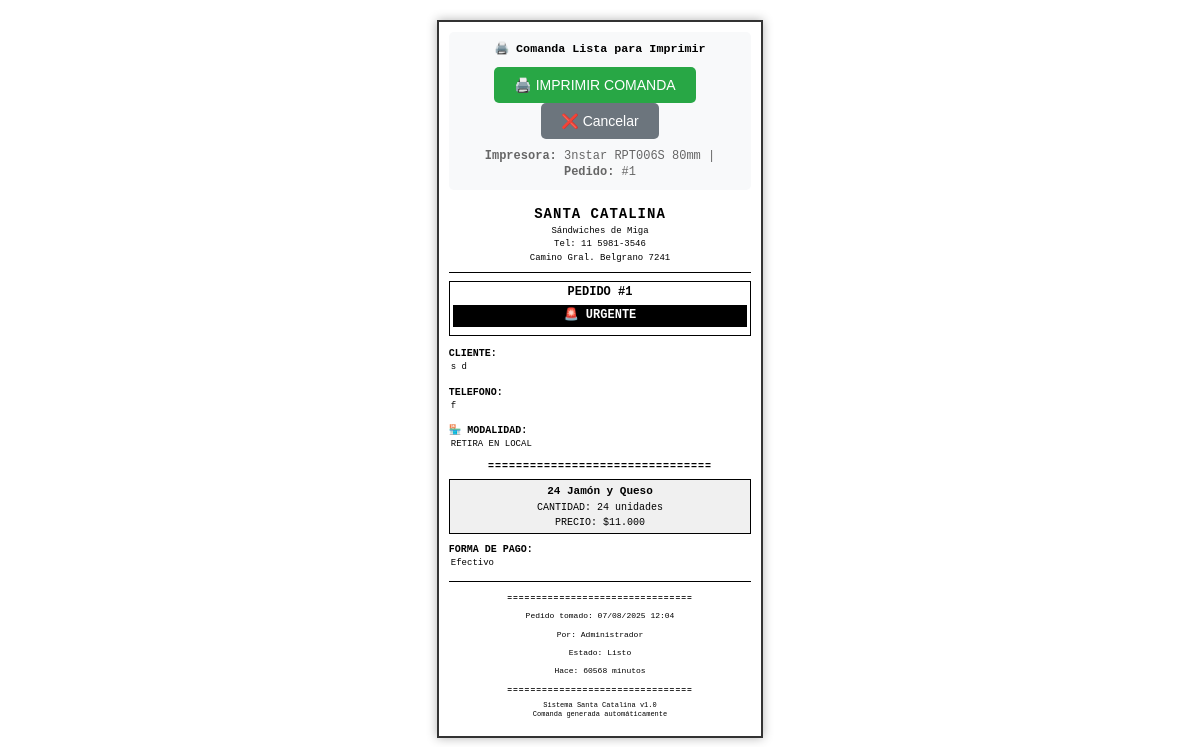
/admin/modules/impresion/comanda.php?pedido=1 (signed in), run on the app's committed database.
### tables this page shows
CREATE TABLE `pedidos` (
  `id` int(11) NOT NULL,
  `nombre` varchar(100) NOT NULL,
  `apellido` varchar(100) NOT NULL,
  `telefono` varchar(20) NOT NULL,
  `direccion` text DEFAULT NULL,
  `producto` varchar(100) NOT NULL,
  `cantidad` int(11) NOT NULL,
  `precio` decimal(10,2) NOT NULL,
  `forma_pago` enum('Efectivo','Transferencia') DEFAULT 'Efectivo',
  `modalidad` enum('Retira','Delivery') DEFAULT 'Retira',
  `ubicacion` enum('Local 1','Fábrica') DEFAULT 'Fábrica' COMMENT 'Ubicación donde se procesa el pedido',
  `estado` enum('Pendiente','Preparando','Listo','Entregado') DEFAULT 'Pendiente',
  `observaciones` text DEFAULT NULL,
  `cliente_fijo_id` int(11) DEFAULT NULL,
  `impreso` tinyint(1) DEFAULT 0,
  `created_at` timestamp NULL DEFAULT current_timestamp(),
  `updated_at` timestamp NULL DEFAULT current_timestamp() ON UPDATE current_timestamp(),
  `fecha_entrega` date DEFAULT NULL COMMENT 'Fecha para cuando es el pedido',
  `hora_entrega` time DEFAULT NULL COMMENT 'Hora para cuando es el pedido',
  `notas_horario` text DEFAULT NULL COMMENT 'Observaciones sobre horario/entrega',
  `fecha_pedido` datetime DEFAULT current_timestamp() COMMENT 'Cuándo se tomó el pedido (puede ser diferente de created_at para casos especiales)',
  `prioridad` enum('normal','prioridad','urgente') DEFAULT 'normal' COMMENT 'Prioridad manual asignada por admin',
  `prioridad_notas` text DEFAULT NULL COMMENT 'Notas sobre por qué se asignó esta prioridad',
  `es_personalizado_complejo` tinyint(1) DEFAULT 0 COMMENT 'Si usa la tabla pedido_detalles para precios mixtos',
  `impresion_automatica` tinyint(1) DEFAULT 0,
  `fecha_impresion_auto` timestamp NULL DEFAULT NULL,
  `pc_impresion` varchar(100) DEFAULT NULL
);

### admin/config.php (called while the page is built, shortened)
<?php
function formatPrice($price) {
    return '$' . number_format($price, 0, ',', '.');
}
?>

### admin/modules/impresion/comanda.php (the view, shortened to what this page needs)
<?php
require_once '../../config.php';
$pedido_id = isset($_GET['pedido']) ? (int)$_GET['pedido'] : 0;
$pdo = getConnection();
$stmt = $pdo->prepare("
    SELECT p.*, cf.nombre as cliente_fijo_nombre, cf.apellido as cliente_fijo_apellido
    FROM pedidos p
    LEFT JOIN clientes_fijos cf ON p.cliente_fijo_id = cf.id
    WHERE p.id = ?
");
$stmt->execute([$pedido_id]);
$pedido = $stmt->fetch();
$minutos_transcurridos = round((time() - strtotime($pedido['created_at'])) / 60);
$urgencia = '';
if ($minutos_transcurridos > 60) {
    $urgencia = '🚨 URGENTE';
} elseif ($minutos_transcurridos > 30) {
    $urgencia = '⚠️ PRIORIDAD';
    $urgencia_class = 'prioridad';
}
$es_cliente_fijo = !empty($pedido['cliente_fijo_nombre']);
$nombre_completo = $es_cliente_fijo
    ? $pedido['cliente_fijo_nombre'] . ' ' . $pedido['cliente_fijo_apellido']
    : $pedido['nombre'] . ' ' . $pedido['apellido'];
?>
<!DOCTYPE html>
<html lang="es">
<head>
</head>
<body>
    <div class="no-print" style="text-align: center; margin-bottom: 15px; padding: 10px; background: #f8f9fa; border-radius: 5px;">
        <h3 style="margin: 0 0 10px 0;">🖨️ Comanda Lista para Imprimir</h3>
        <button onclick="imprimirYCerrar()" style="background: #28a745; color: white; border: none; padding: 10px 20px; border-radius: 5px; cursor: pointer; margin-right: 10px; font-size: 14px;">
            🖨️ IMPRIMIR COMANDA
        </button>
        <button onclick="window.close()" style="background: #6c757d; color: white; border: none; padding: 10px 20px; border-radius: 5px; cursor: pointer; font-size: 14px;">
            ❌ Cancelar
        </button>
        <div style="margin-top: 10px; font-size: 12px; color: #666;">
            <strong>Impresora:</strong> 3nstar RPT006S 80mm | <strong>Pedido:</strong> #<?= $pedido['id'] ?>
        </div>
    </div>
    <div class="comanda-header">
        <h1>SANTA CATALINA</h1>
        <p>Sándwiches de Miga</p>
        <p>Tel: 11 5981-3546</p>
        <p>Camino Gral. Belgrano 7241</p>
    </div>
    <div class="pedido-numero">
        PEDIDO #<?= $pedido['id'] ?>
        <?php if ($urgencia): ?>
            <div class="urgencia"><?= $urgencia ?></div>
        <?php endif; ?>
    </div>
    <div class="seccion">
        <div class="seccion-titulo">CLIENTE:</div>
        <div class="seccion-contenido">
            <?= htmlspecialchars($nombre_completo) ?>
        </div>
    </div>
    <div class="seccion">
        <div class="seccion-titulo">TELEFONO:</div>
        <div class="seccion-contenido"><?= htmlspecialchars($pedido['telefono']) ?></div>
    </div>
    <?php if ($pedido['modalidad'] === 'Delivery'): ?>
        <div class="seccion">
            <div class="seccion-titulo">🚚 DELIVERY:</div>
            <div class="seccion-contenido">
                <?= htmlspecialchars($pedido['direccion'] ?: 'SIN DIRECCION - CONFIRMAR') ?>
            </div>
        </div>
    <?php else: ?>
        <div class="seccion">
            <div class="seccion-titulo">🏪 MODALIDAD:</div>
            <div class="seccion-contenido">RETIRA EN LOCAL</div>
        </div>
    <?php endif; ?>
    <div class="separador">================================</div>
    <div class="producto-principal">
        <div style="font-weight: bold; font-size: 11px; margin-bottom: 3px;">
            <?= htmlspecialchars($pedido['producto']) ?>
        </div>
        <div style="font-size: 10px;">
            CANTIDAD: <?= $pedido['cantidad'] ?> unidades
        </div>
        <div style="font-size: 10px; margin-top: 2px;">
            PRECIO: <?= formatPrice($pedido['precio']) ?>
        </div>
    </div>
    <div class="seccion">
        <div class="seccion-titulo">FORMA DE PAGO:</div>
        <div class="seccion-contenido"><?= htmlspecialchars($pedido['forma_pago']) ?></div>
    </div>
    <div class="footer">
        <div class="separador">================================</div>
        <p>Pedido tomado: <?= date('d/m/Y H:i', strtotime($pedido['created_at'])) ?></p>
        <p>Por: <?= htmlspecialchars($_SESSION['admin_name'] ?? 'Sistema') ?></p>
        <p>Estado: <?= $pedido['estado'] ?></p>
        <?php if ($minutos_transcurridos > 0): ?>
            <p>Hace: <?= $minutos_transcurridos ?> minutos</p>
        <?php endif; ?>
        <div class="separador">================================</div>
        <p style="font-size: 7px; margin-top: 5px;">
            Sistema Santa Catalina v1.0<br>
            Comanda generada automáticamente
        </p>
    </div>
</body>
</html>

### admin/modules/impresion/comanda.php (style rules this page uses)
body { font-family: 'Courier New', monospace; font-size: 10px; line-height: 1.3; width: 80mm; margin: 0; padding: 2mm; background: white; color: black; }
.comanda-header { text-align: center; border-bottom: 1px solid #000; padding-bottom: 5px; margin-bottom: 8px; }
.comanda-header h1 { font-size: 14px; font-weight: bold; margin: 0; letter-spacing: 1px; }
.comanda-header p { margin: 2px 0; font-size: 9px; }
.pedido-numero { font-size: 12px; font-weight: bold; text-align: center; margin: 8px 0; padding: 3px; border: 1px solid #000; }
.seccion { margin: 6px 0; padding: 3px 0; }
.seccion-titulo { font-weight: bold; font-size: 10px; margin-bottom: 2px; }
.seccion-contenido { font-size: 9px; margin-left: 2px; }
.producto-principal { background: #f0f0f0; padding: 4px; margin: 6px 0; border: 1px solid #000; text-align: center; }
.separador { text-align: center; font-weight: bold; margin: 6px 0; letter-spacing: 1px; }
.urgencia { background: #000; color: white; text-align: center; padding: 3px; font-weight: bold; margin: 5px 0; }
.footer { border-top: 1px solid #000; padding-top: 5px; margin-top: 8px; text-align: center; font-size: 8px; }
.no-print { display: block; }
@media screen { body { width: 80mm; margin: 20px auto; border: 2px solid #333; padding: 10px; box-shadow: 0 0 10px rgba(0,0,0,0.3); } }

### data on the page
pedidos: id "1", created_at "🚨 URGENTE", telefono "f", producto "24 Jamón y Queso", cantidad "24", precio "$11.000", forma_pago "Efectivo", created_at "07/08/2025 12:04", estado "Listo", created_at "60568"

### other printed values
$nombre_completo "s d"
$_SESSION['admin_name'] "Administrador"
